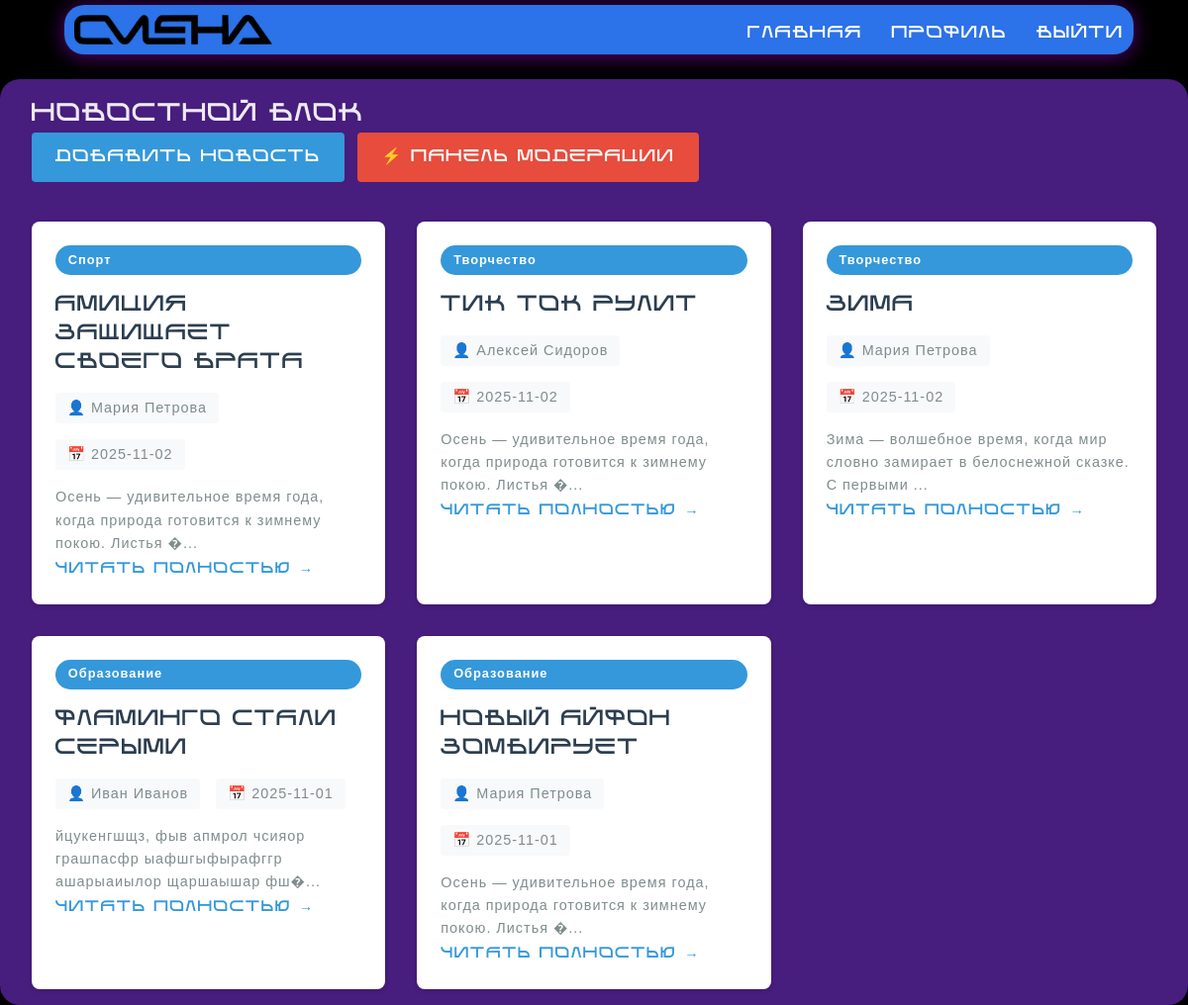
Before: /КУРСАЧ2/news.php (signed in) with the older database file.
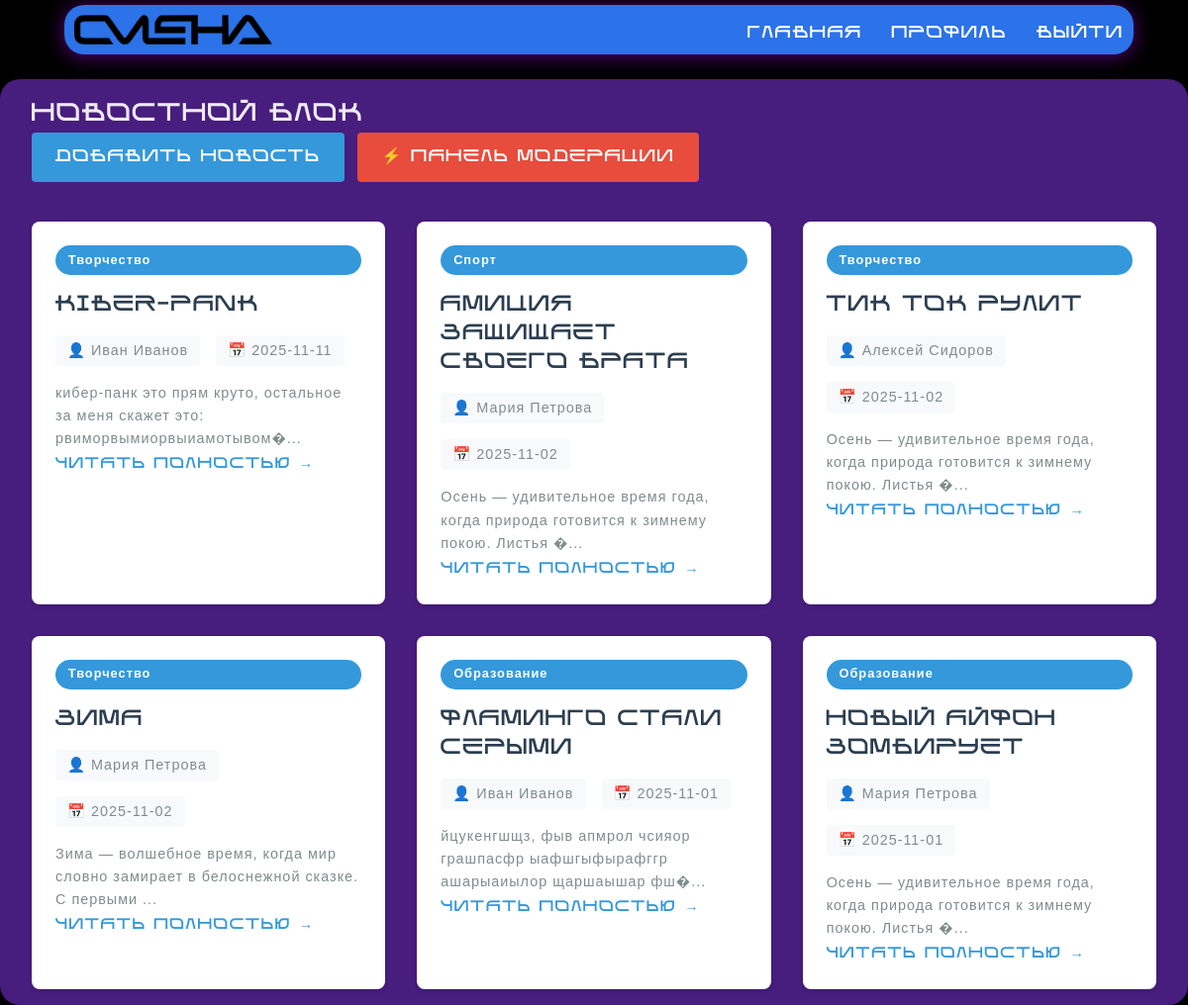
After: the same page with the newer database file.
### tables this page shows
CREATE TABLE `news` (
  `id_nwes` int(11) NOT NULL,
  `id_user` int(11) NOT NULL,
  `categories_id` int(11) NOT NULL,
  `id_status` int(11) NOT NULL,
  `role_id` int(11) NOT NULL,
  `title` varchar(250) NOT NULL,
  `text` text NOT NULL,
  `date_relise` date NOT NULL
);

CREATE TABLE `categories` (
  `categories_id` int(11) NOT NULL,
  `title` varchar(250) NOT NULL,
  `text` varchar(250) NOT NULL
);

CREATE TABLE `users` (
  `id_user` int(11) NOT NULL,
  `name` varchar(250) NOT NULL,
  `lastname` varchar(250) NOT NULL,
  `login` varchar(250) NOT NULL,
  `password` varchar(250) NOT NULL,
  `role_id` int(11) NOT NULL
);

### КУРСАЧ2/auth.php (called while the page is built, shortened)
<?php
function getUserRole() {
    return $_SESSION['role_id'] ?? null;
}
?>

### КУРСАЧ2/news.php (the view, shortened to what this page needs)
<?php
require_once 'auth.php';
$stmt = $pdo->prepare("
    SELECT n.*, c.title as category_title, u.name, u.lastname, s.title as status_title
    FROM news n
    LEFT JOIN categories c ON n.categories_id = c.categories_id
    LEFT JOIN users u ON n.id_user = u.id_user
    LEFT JOIN status s ON n.id_status = s.id_status
    WHERE n.id_status = 2
    ORDER BY n.date_relise DESC
");
$stmt->execute();
$news = $stmt->fetchAll(PDO::FETCH_ASSOC);
require_once 'header.php';
?>
<div class="container">
    <h2>Новостной блок</h2>
    <?php if (getUserRole() == 1 || getUserRole() == 2): ?>
        <div class="news-actions-header">
            <a href="add_news.php" class="btn">Добавить новость</a>
            <?php if (getUserRole() == 1): ?>
                <a href="moderation.php" class="btn" style="background: #e74c3c;">⚡ Панель модерации</a>
            <?php endif; ?>
        </div>
    <?php endif; ?>
    <div class="news-grid">
        <?php if (empty($news)): ?>
            <div class="empty-news">
                <h3>Пока нет опубликованных новостей</h3>
                <p>Будьте первым, кто поделится интересной информацией!</p>
            </div>
        <?php else: ?>
            <?php foreach ($news as $item): ?>
                <div class="news-card">
                    <div class="news-category"><?php echo htmlspecialchars($item['category_title']); ?></div>
                    <h3 class="news-title">
                        <a href="news_detail.php?id=<?php echo $item['id_nwes']; ?>">
                            <?php echo htmlspecialchars($item['title']); ?>
                        </a>
                    </h3>
                    <div class="news-meta">
                        <span class="news-author">👤 <?php echo htmlspecialchars($item['name'] . ' ' . $item['lastname']); ?></span>
                        <span class="news-date">📅 <?php echo $item['date_relise']; ?></span>
                    </div>
                    <div class="news-preview">
                        <?php
                        $preview = strip_tags($item['text']);
                        if (strlen($preview) > 150) {
                            $preview = substr($preview, 0, 150) . '...';
                        }
                        echo htmlspecialchars($preview);
                        ?>
                    </div>
                    <a href="news_detail.php?id=<?php echo $item['id_nwes']; ?>" class="read-more">Читать полностью →</a>
                </div>
            <?php endforeach; ?>
        <?php endif; ?>
    </div>
</div>

Changed rows visible on the page:
added news: categories.title "Творчество", title "KIBER-PANK", id_user.lastname "Иван Иванов", date_relise "2025-11-11", text "кибер-панк это прям круто, остальное за меня скажет это: рвиморвымиорвыиамотывом�..."
